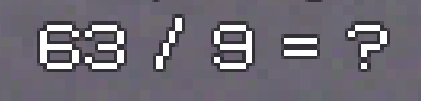
#> input picture .sandbox/text.png, 421 x 101 px; its folder holds only this picture in this run
$ python -i detailed_analysis.py   (imports and definitions only)
#> lines starting #> are read from the running program, lines starting #| are printed output that depends on the picture
"""
Detailed screenshot analysis to find actual text regions and optimize detection zones.
"""

import os
from PIL import Image, ImageDraw
import json


def calculate_playable_area(window_width, window_height):
    """Calculate the playable area coordinates within a window."""
    # Playable area maintains 3:2 aspect ratio and is centered
    target_ratio = 3.0 / 2.0  # 1.5
    window_ratio = window_width / window_height

    if window_ratio > target_ratio:
        # Window is wider than target - black bars on sides
        playable_height = window_height
        playable_width = int(playable_height * target_ratio)
        playable_x = (window_width - playable_width) // 2
        playable_y = 0
    else:
        # Window is taller than target - black bars on top/bottom
        playable_width = window_width
        playable_height = int(playable_width / target_ratio)
        playable_x = 0
        playable_y = (window_height - playable_height) // 2

    return {
        "x": playable_x,
        "y": playable_y,
        "width": playable_width,
        "height": playable_height,
    }


def analyze_for_text_regions(image_path, output_dir="analysis_output"):
    """Analyze screenshot for potential text regions and create visual overlay."""
#> called with image_path = '.sandbox/text.png', output_dir = 'analysis_output'
    try:
        img = Image.open(image_path)
#> img is the input picture: PIL image 421x101 RGBA; mean R, G, B, A 112.4, 108.3, 118.2, 255
        width, height = img.size
#> width = 421; height = 101

        # Calculate playable area
        playable = calculate_playable_area(width, height)

        print(f"\n📸 {os.path.basename(image_path)}")
        print(f"   Window: {width}x{height}")
#|    Window: 421x101
        print(
            f"   Playable area: {playable['width']}x{playable['height']} at ({playable['x']}, {playable['y']})"
        )
#|    Playable area: 151x101 at (135, 0)

        # Create a copy for drawing overlay
        overlay = img.copy()
        draw = ImageDraw.Draw(overlay)

        # Draw playable area boundary
        draw.rectangle(
            [
                playable["x"],
                playable["y"],
                playable["x"] + playable["width"],
                playable["y"] + playable["height"],
            ],
            outline="red",
            width=3,
        )

        # Crop to playable area for text analysis
        playable_img = img.crop(
            (
                playable["x"],
                playable["y"],
                playable["x"] + playable["width"],
                playable["y"] + playable["height"],
            )
        )
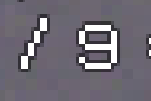
#> playable_img: PIL image 151x101 RGBA; mean R, G, B, A 111.7, 107.3, 117.6, 255

        # Convert to grayscale for analysis
        gray = playable_img.convert("L")

        # Look for bright text regions (assuming white text on darker backgrounds)
        # White text would have high brightness values
        pixels = list(gray.getdata())
#> pixels = 15251 values, max 255 at index 2758, min 46 at index 7214, mean 109.8
        bright_pixels = [p for p in pixels if p > 200]  # Bright pixels (potential text)
#> bright_pixels = 1130 values from 255 to 255

        print(
            f"   Bright pixels (potential text): {len(bright_pixels)}/{len(pixels)} ({len(bright_pixels)/len(pixels)*100:.1f}%)"
        )
#|    Bright pixels (potential text): 1130/15251 (7.4%)

        # Analyze potential text regions within playable area
        pw, ph = playable_img.size
#> pw = 151; ph = 101
        regions = {
            "top_ui": (0, 0, pw, ph // 8),  # Top UI bar
            "title_area": (pw // 4, ph // 8, 3 * pw // 4, ph // 3),  # Title/dialog area
            "center_content": (
                pw // 8,
                ph // 3,
                7 * pw // 8,
                2 * ph // 3,
            ),  # Main content
            "bottom_ui": (0, 7 * ph // 8, pw, ph),  # Bottom UI
            "left_panel": (0, ph // 4, pw // 4, 3 * ph // 4),  # Left sidebar
            "right_panel": (3 * pw // 4, ph // 4, pw, 3 * ph // 4),  # Right sidebar
        }

        text_regions = {}
        for region_name, (x1, y1, x2, y2) in regions.items():
            region_img = gray.crop((x1, y1, x2, y2))
            pixels = list(region_img.getdata())

            # Count bright pixels (potential text)
            bright_count = sum(1 for p in pixels if p > 200)
            bright_percent = bright_count / len(pixels) * 100

            # Count very bright pixels (definitely text)
            very_bright_count = sum(1 for p in pixels if p > 240)
            very_bright_percent = very_bright_count / len(pixels) * 100

            text_regions[region_name] = {
                "bright_percent": bright_percent,
                "very_bright_percent": very_bright_percent,
                "coordinates": (x1, y1, x2, y2),
            }

            print(
                f"   {region_name}: {bright_percent:.1f}% bright, {very_bright_percent:.1f}% very bright"
            )

            # Draw region boundaries on overlay
            abs_x1 = playable["x"] + x1
            abs_y1 = playable["y"] + y1
            abs_x2 = playable["x"] + x2
            abs_y2 = playable["y"] + y2

            color = "yellow" if very_bright_percent > 2 else "blue"
            draw.rectangle([abs_x1, abs_y1, abs_x2, abs_y2], outline=color, width=2)
#> this loop made 6 passes
#> (bright_count, bright_percent, very_bright_count, very_bright_percent, color) on passes 1 to 6: (0, 0, 0, 0, 'blue'), (269, 16.85, 269, 16.85, 'yellow'), (757, 19.53, 757, 19.53, 'yellow'), (0, 0, 0, 0, 'blue'), (205, 11.08, 205, 11.08, 'yellow'), (152, 8, 152, 8, 'yellow')
#|    top_ui: 0.0% bright, 0.0% very bright
#|    title_area: 16.9% bright, 16.9% very bright
#|    center_content: 19.5% bright, 19.5% very bright
#|    bottom_ui: 0.0% bright, 0.0% very bright
#|    left_panel: 11.1% bright, 11.1% very bright
#|    right_panel: 8.0% bright, 8.0% very bright
#> pass 2, in analyze_for_text_regions, `region_img = gray.crop((x1, y1, x2, y2))`:
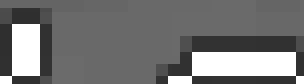
#> region_img: PIL image 76x21 L (shown 4 times larger); min 47, max 255, mean 117.9
#> pass 3, in analyze_for_text_regions, `region_img = gray.crop((x1, y1, x2, y2))`:
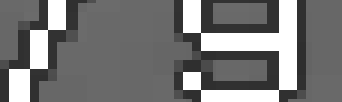
#> region_img: PIL image 114x34 L (shown 3 times larger); min 46, max 255, mean 120.5
#> after the loop, text_regions = 6 items

        # Save analysis overlay
        os.makedirs(output_dir, exist_ok=True)
        overlay_path = os.path.join(
            output_dir, f"analysis_{os.path.basename(image_path)}"
        )
        overlay.save(overlay_path)
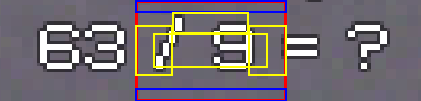
#> saved as analysis_text.png: PIL image 421x101 RGBA; mean R, G, B, A 116.7, 109.5, 115.8, 255
        print(f"   Overlay saved: {overlay_path}")

        return {
            "filename": os.path.basename(image_path),
            "playable_area": playable,
            "text_regions": text_regions,
        }

    except Exception as e:
        print(f"Error analyzing {image_path}: {e}")
        return None


# [44 lines left out: function main, not called in this run]


# [2 lines not run here, left out]

>>> result = analyze_for_text_regions('.sandbox/text.png')
#> result = 3 items
